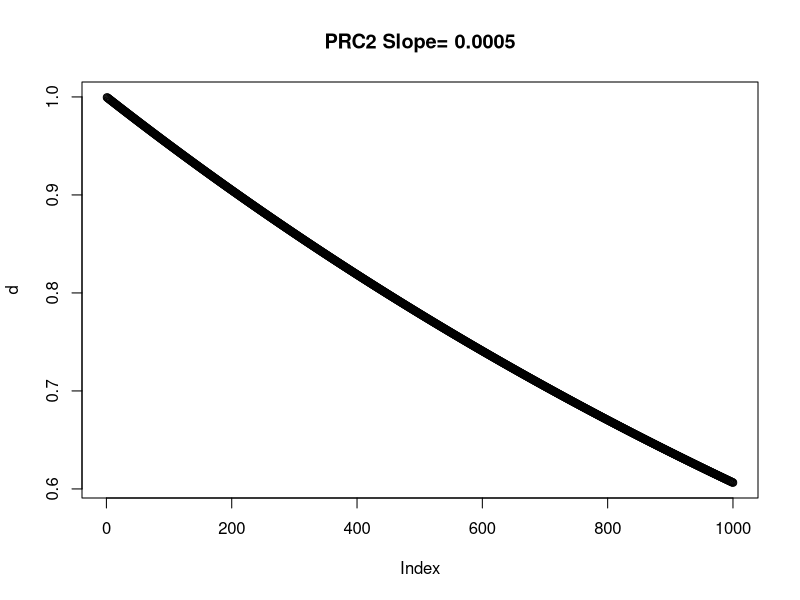
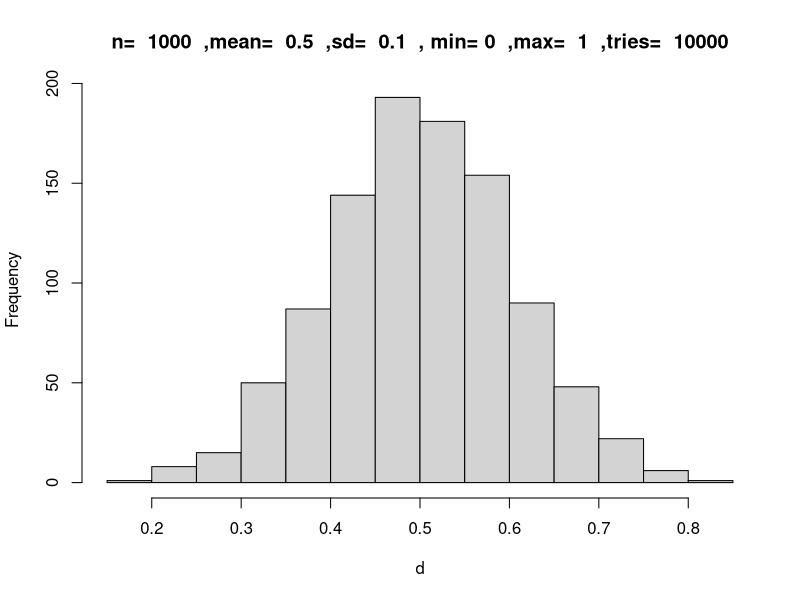
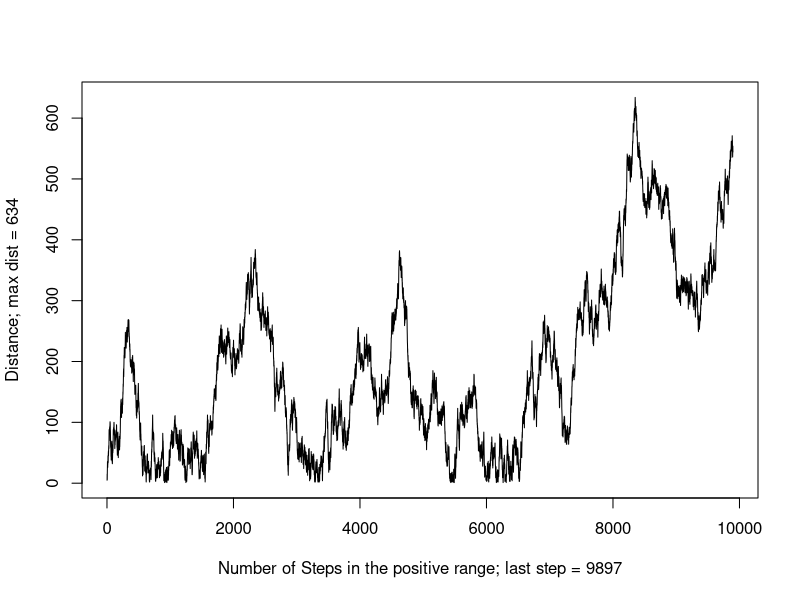
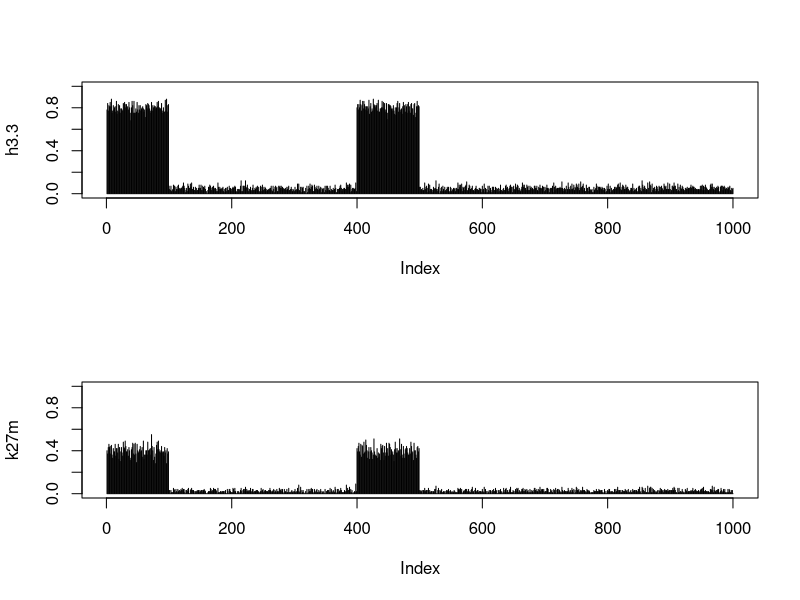

Here is the R script that generated these plots, in order: (Note: a time limit stopped this script after it produced the figures.)
#### 1- Preparing Simulation ####
rm(list=ls())
par(mfrow=c(1,1))

# this_version = a prefix to the results' directory which contains information on the parameters and a version name. Just to keep tracks of versions.
this_version="A6.1-Constant-prc2location-H3.3-Only-in-OpenChr-Prob-K27M"

# homdir= any directory on your computer where you want to store the simulation results and plots, please make sure you have permission to write
homedir="~/Desktop/Desktop_June_2018/Histone_Mark_Simulation/Constant_clock/"

# Please do not change this, this is to avoid the scietific connotation in the results
options(scipen=999)

#### 2- Defining parameters ####
# Length of the chromatin (i.e. number of uncleosomes)
chromlength=1000

# For the purpose of plotting
snapshot_interval=100


# Population size (number of chromatins)
populationSize=100

# Keeping record of populations' different marks throughout the life-time.
# This is a list that at each timer tick, a dataframe will be added to. These data frames contain the summation of the entire populations' 4 marks.
# This list will be used for plotting the average values of the entire population for chromosome plots at each interval (set by user) and the average plots for 4 different marks
# as well as where the simulation should stop based on the variance changes in the average values between consecutive timer ticks
population_history<-list()

# Maximum number of cycles (maximum) before the simulation stops. This will reach only if we don't get to a steady state before
life=100000
var_threshold=0.00001

# Transition probabilities, the first number is the current state the second number os the next state, e.g. Tp01 means the probability of transitioning from K27me0 to K27me1 and so on.
# Note that adding me to higher methylation states is apparently harder thus the diffrence
Tp00=0.08
Tp01=0.92
Tp02=0
Tp03=0

Tp11=0.15
Tp12=0.85
Tp13=0

Tp22=0.44
Tp23=0.56

# The probability of mitosis happening at any move of PRC2
mitosis_prob=0.00008

# Distribution of the genes, and other mark domains. It can be a list of several domains. Be careful with overlaps and going over the chromosome length
genic_structure=list(c(981,1000))
expression_structure=list(c(981:1000))
openchromatin=list(c(0:99),c(400:499))
k36me2_structure=list(c(981,1000))
k36me3_structure=list(c(981,1000))

# 5% of the genome but mostly found in expressed genes (open chromatin regions)
K27Mprobability=0.5

# likelihood of H3.3 to appear on a nucleosome in open chromatin
h33probInOpenChr=0.8

#Length of open chromatin
openChrlength=sum(sapply(openchromatin, length))

# Probability of H3 outside of oepn chromatin
h33probInChr=(openChrlength-(openChrlength*h33probInOpenChr))/(chromlength-openChrlength)

# The value below shows how long K27M in scale of timer ticks prc2location will stall the PRC2. In other words, if the probability of mitosis is 1/1000 and the value below is 1/10, that means K27M will stall PRC2 100 times more than its regular speed which is 1000 rounds per mitosis.
stallingforK27M=50

# How much K36me2 affects the deposition of K27me3 (zero= completely prevents it, 1= not affecting at all) This value will be multiplied by the probability of the deposition, thus closer to 0 means lowering the probability more.
k36me2Effect=0.1

# How much K36me3 affects the deposition of K27me3 (zero= completely prevents it, 1= not affecting at all) This value will be multiplied by the probability of the deposition, thus closer to 0 means lowering the probability more.
k36me3Effect=0

# Peakiness of K36me2 and K36me3 [0,0.1] (0 is a uniform block, 0.1 is a very sharp peak)
K36_slope=0.0005

# Slope of PRC2 falling off [0,0.1] (0 is a non-falling off, 0.1 is a very sharp slope)
prc2_slop=0.0005

# This factor indicates how big the previous nucleosome's status affects the deposition of K27me3. i.e. 2 means it makes it twice as likely, 10 means times likely etc.
neighborK27me3bonus=10

# Set this to zero if you want to avoid random walk movement for PRC2 and 1 if you want the random walk as the prc2 movement model with the parameters set below
randomwk=0

# If the random walk model is set, this value sets the maximum number of steps for PRC2 before it falls off the chromatin
maximumsteps=10000

# The maximum size of each step in random walk model
stepsize=10





# Creating a directory to save the plots
#newdir=paste(homedir,this_version,"-",gsub(":","_",gsub(" ","-",date())),"-","chrmlngth_",chromlength,"-pop_",populationSize,"-add01-12-23_0213-",Tp01,"-",Tp12,"-",Tp23,"-",Tp02,"-mitosis_prob_",mitosis_prob,"_Randomwalk_",randomwk,"_neighbor_",neighborK27me3bonus,"x","/",sep = "")
#system(paste("mkdir -p ",newdir,sep = ""))
#system(paste("mkdir -p ",newdir,"cell1/",sep = ""))
#setwd(newdir)





#### Defining the probability of PRC2 falling off chromatin based on nucleosomeNumber and length of the chromosome
slope <- function(current_position,slope_factor)
{
  # this changed: prc2hl()--> slope()
  hl<-(1-slope_factor)^current_position
  return(hl)
}




#### Testing PRC2 half life slope
# Testin prc2hl
d<-c()
for (z in 1:1000)
{
  d<-c(d,slope(z, prc2_slop))
}
plot(d, main = paste("PRC2 Slope= ",prc2_slop,sep = ""))


#### Defining normal distribution with min and max and mean and sd
mysamp <- function(n, m, s, lwr, upr, nnorm) {
  samp <- rnorm(nnorm, m, s)
  samp <- samp[samp >= lwr & samp <= upr]
  if (length(samp) >= n) {
    return(sample(samp, n))
  }  
  stop(simpleError("Not enough values to sample from. Try increasing nnorm."))
}





#### Testing Normal distribution shape
##### Drawing a normal distribution with n values, standard deviation of sd with predefined minimum, maximum and average values from a pool of nnorm values.
# Testin prc2hl
d<-c()
n=1000
m=0.5
s=0.1
lwr=0
upr=1
nnorm=10000
d<-mysamp(n,m,s,lwr,upr,nnorm)
hist(d, main = paste("n= ",n," ,mean= ",m," ,sd= ",s, " , min=",lwr," ,max= ",upr," ,tries= ",nnorm))




#### 3- Instructions for creating chromatin zero (with predefined Size and all the marks and structures set to 0) ####
createNakedChromatin <- function(chromSize)
{
  chromatin<-data.frame(integer(chromSize),integer(chromSize),integer(chromSize),integer(chromSize),integer(chromSize),integer(chromSize),integer(chromSize),integer(chromSize),integer(chromSize),integer(chromSize),integer(chromSize),integer(chromSize),double(chromSize))
  colnames(chromatin)<-c("N","S","me0","me1","me2","me3","K36me2","K36me3","genic","expression","h33","K27M","prc2_falling_chance")
  for (s in 1:chromSize)
  {
    chromatin$N[s]=s
    chromatin$S[s]=0
    chromatin$me0[s]=1
    chromatin$me1[s]=0
    chromatin$me2[s]=0
    chromatin$me3[s]=0
    chromatin$K36me2[s]=0
    chromatin$K36me3[s]=0
    chromatin$genic[s]=0
    chromatin$expression[s]=0
    chromatin$h33[s]=0
    chromatin$K27M=0
    chromatin$prc2_falling_chance=0
  }
  results<-list("add1"=0,"add2"=0,"add3"=0,"add0"=0,"rando"=0,"prc2_attached"=1,"chr"=chromatin)
  return(results)
}


#### 4- Functions for modifying chromatin zero ####

## 4-1: Adding genic structure
depositgene<-function(chrom,genic_structure)
{
  for (k in genic_structure)
  {
    start=k[1]
    end=k[length(genic_structure[k])]
    for (q in start:end)
    {
      chrom$genic[q]=1
    }
  }
  return(chrom)
}


## 4-2: Adding uniform expression
depositexpression<-function(chrom,expression_structure)
{
  for (k in expression_structure)
  {
    start=k[1]
    end=k[length(expression_structure[k])]
    for (q in start:end)
    {
      chrom$expression[q]=1
    }
  }
  return(chrom)
}


#### 4-3: Adding K36me2 and K36me3

### First, defining the type of peak (how sharp or flat)
shapeOfK36mark<-function(start,end,K36_slope)
{
  d1<-c()
  k36memarklength=(end-start)/2
  K36peakiness = K36_slope
  for (i in 1:k36memarklength)
  {
    d1<-c(d1,slope(i, K36peakiness))
  }
  d2<-rev(d1)
  d<-c(d2,d1)
  return(d)
}



### 4-4: depositing k36me2 mark based on the peak model
depositk36me2<-function(chrom,k36me2_structure)
{
  for (k in k36me2_structure)
  {
    start=k[1]
    end=k[length(k36me2_structure[k])]
    i=1
    for (q in start:end)
    {
      if (!is.na(shapeOfK36mark(start,end,K36_slope)[i]) && shapeOfK36mark(start,end,K36_slope)[i] > runif(n=1,min=0,max=1))
      {
        chrom$K36me2[q]=1
      } else { chrom$K36me2[q]=0 }
      i=i+1
    }
  }
  chrom$K36me2[is.na(chrom$K36me2)] <- 0
  return(chrom)
}


### 4-5: depositing k36me3 mark based on the peak model
depositk36me3<-function(chrom,k36me_structure)
{
  for (k in k36me3_structure)
  {
    start=k[1]
    end=k[length(k36me3_structure[k])]
    i=1
    for (q in start:end)
    {
      if (!is.na(shapeOfK36mark(start,end,K36_slope)[i]) && shapeOfK36mark(start,end,K36_slope)[i] > runif(n=1,min=0,max=1))
      {
        chrom$K36me3[q]=1
      } else { chrom$K36me3[q]=0 }
      i=i+1
    }
  }
  chrom$K36me3[is.na(chrom$K36me3)] <- 0
  return(chrom)
}


####4-6-0: Distribution of H3.3 in Open chromatin
## around 10% of the nucleosomes have H3.3 which are the histones that get mutated (with ~50% likelihood)
## These histones are mainly concentrated in open chromatin (likelihoods can change). 
## Thiss function defines the distribution of H3.3 (in open chromatin as long as rest of the genome with lower likelihood)



addH33 <- function(chrom,openchromatin,h33probInChr,h33probInOpenChr)
{
  for (k in 1:nrow(chrom))
  {
    j=0
    for (i in 1:length(openchromatin))
    { 
      if (k %in% openchromatin[[i]])
      {
      j=1
      } 
    }
    
    if(j==1)
    {
    
      if (runif(n=1,min = 0,max=1) <= h33probInOpenChr)
      {
      chrom$h33[k]=1
      }
    }
    else if(j==0)
    {
    if (runif(n=1,min = 0,max=1) <= h33probInChr)
      {
      chrom$h33[k]=1
      }
    }
  }
return(chrom)
}


#### 4-6: Adding K27M mutation
## below is the changed version based on the presence of H3.3 only in open chromatin i.e. expression_structure
## around 10% of H3s are H3.3 and around half of them are mutated
addk27m <- function(chrom)
{
  for (k in 1:nrow(chrom))
  {
    check=runif(n=1,min = 0,max=1)
    if (check < K27Mprobability && chrom$h33[k]==1)
    {
      chrom$K27M[k]=1
    }
  }
  return(chrom)
}

#### 4-7: PRC2 random-walking on the chromatin
randomwalkme<-function(chromlength,maxstepsize,maxsteps)
{
  d<-c()
  distance=0
  chromlength=chromlength
  i=1
  while(abs(distance) <= chromlength && i < maxsteps){
    right=round(runif(n=1,min=1,max=maxstepsize),digits = 0)
    left=round(runif(n=1,min=-1*(maxstepsize),max=-1),digits = 0)
    distance=distance+sample(x = c(left,right),size = 1,replace = T,prob = c(0.5,0.5))
    if (distance < 0)
    {
      distance=0
    }
    d<-c(d,distance)
    i=i+1
  }
  d<-subset(d,d[]>0 & d[] <=chromlength)
  if(length(d)<1) {d=1}
  return(d)
}

##### Testing Randomwalk function
test<-randomwalkme(1000,10,10000)
plot(test,type="l",ylab = paste("Distance; max dist = ",max(test),sep=""),xlab = paste("Number of Steps in the positive range; last step = ",length(test),sep=""))



## If randomwalk is chosen for PRC2 move, the "PRC2moveVector" variable which is an vector made of randomwalked variables will be the order of PRC2 moves, otherwise, if randomwalk is set to zero, it'll be a vector of 0 to size of the chromatin.
if (randomwk==0)
{
  PRC2moveVector=c(1:chromlength)
} else 
{
  PRC2moveVector=randomwalkme(chromlength,stepsize,maximumsteps)
}


#### Creating chromatin zero
chromatin<-createNakedChromatin(chromlength)
### Preparing the naked chromosome for K27me1,2,3 simulation by deposition of predefined K36me2,3 marks as well as defining genic regions, K27M mutation in open chromatin, and expression in different regions

chromatin[["chr"]]<-depositgene(chromatin[["chr"]],genic_structure)
chromatin[["chr"]]<-depositexpression(chromatin[["chr"]],expression_structure)
chromatin[["chr"]]<-depositk36me2(chromatin[["chr"]],k36me2_structure)
chromatin[["chr"]]<-depositk36me3(chromatin[["chr"]],k36me3_structure)



#### 4-8: Defining mitosis function
mitosis <- function (chromatin){
  for (i in 1:nrow(chromatin)) 
  {
    check=runif(n=1,min = 0,max=1)
    if (check > 0.5)
    {
      chromatin$S[i]=0
      chromatin$me0[i]=1
      chromatin$me1[i]=0
      chromatin$me2[i]=0
      chromatin$me3[i]=0
    }
  }
  return (chromatin)
}
# Testing mitosis
# test<-chromatin[["chr"]]
# test$S=1
# test$me1=1
# test$me0=0
# test2<-mitosis(test)
# View(test)
# View(test2)
# 



#### 4-9: Depositing K27 me marks on each nucleosome
deposit<-function(chromatin,nucleosomeNumber)
{
  
  #choosing a random number between 0 and 1 for testing with the probability of each scenario
  rando=runif(n=1,min=0,max=1)  
  
  
  #When PRC2 makes it to each nucleosome, checks the current state (S). If the current state shows no K27me (1,2, or 3)   
  if (chromatin[["chr"]]$S[nucleosomeNumber] == 0)
  {
    #If the random generate number falls between zero and Tp00 (times the chance of falling off) nothing changes
    if (rando < Tp00)
    {
      chromatin[["chr"]]$S[nucleosomeNumber]=0
      chromatin[["chr"]]$me0[nucleosomeNumber]=1
      chromatin[["chr"]]$me1[nucleosomeNumber]=0
      chromatin[["chr"]]$me2[nucleosomeNumber]=0
      chromatin[["chr"]]$me3[nucleosomeNumber]=0
    } 
    # If it falls between zero and Tp01(*fall off chance), changes the S from 0 to 1
    else if(rando < Tp01) {
      chromatin[["chr"]]$S[nucleosomeNumber]=1
      chromatin[["chr"]]$me0[nucleosomeNumber]=0
      chromatin[["chr"]]$me1[nucleosomeNumber]=1
      chromatin[["chr"]]$me2[nucleosomeNumber]=0
      chromatin[["chr"]]$me3[nucleosomeNumber]=0
    } 
    # If it falls between zero and Tp02(*fall off chance), changes the S from 0 to 2
    else  if(rando < Tp02) {
      chromatin[["chr"]]$S[nucleosomeNumber]=2
      chromatin[["chr"]]$me0[nucleosomeNumber]=0
      chromatin[["chr"]]$me1[nucleosomeNumber]=0
      chromatin[["chr"]]$me2[nucleosomeNumber]=1
      chromatin[["chr"]]$me3[nucleosomeNumber]=0
    } 
    # If it falls between zero and Tp03(*fall off chance), changes the S from 0 to 3
    else  if(rando < Tp03) {
      chromatin[["chr"]]$S[nucleosomeNumber]=3
      chromatin[["chr"]]$me0[nucleosomeNumber]=0
      chromatin[["chr"]]$me1[nucleosomeNumber]=0
      chromatin[["chr"]]$me2[nucleosomeNumber]=0
      chromatin[["chr"]]$me3[nucleosomeNumber]=1
    }
  }
  ## Same story as above if the current state is 1
  else if (chromatin[["chr"]]$S[nucleosomeNumber] == 1)  {
    if(rando < Tp11)
    {
      chromatin[["chr"]]$S[nucleosomeNumber]=1
      chromatin[["chr"]]$me0[nucleosomeNumber]=0
      chromatin[["chr"]]$me1[nucleosomeNumber]=1
      chromatin[["chr"]]$me2[nucleosomeNumber]=0
      chromatin[["chr"]]$me3[nucleosomeNumber]=0
    } else if(rando < Tp12) {
      chromatin[["chr"]]$S[nucleosomeNumber]=2
      chromatin[["chr"]]$me0[nucleosomeNumber]=0
      chromatin[["chr"]]$me1[nucleosomeNumber]=0
      chromatin[["chr"]]$me2[nucleosomeNumber]=1
      chromatin[["chr"]]$me3[nucleosomeNumber]=0
    } else  if(rando < Tp13) {
      chromatin[["chr"]]$S[nucleosomeNumber]=3
      chromatin[["chr"]]$me0[nucleosomeNumber]=0
      chromatin[["chr"]]$me1[nucleosomeNumber]=0
      chromatin[["chr"]]$me2[nucleosomeNumber]=0
      chromatin[["chr"]]$me3[nucleosomeNumber]=1
    } 
  } 
  ## Same story as above if the current state is 2, except here we have the bonus for the previous nucleosome having K27me3 mark
  else if (chromatin[["chr"]]$S[nucleosomeNumber] == 2)  {
    if(rando < Tp22)
    {
      chromatin[["chr"]]$S[nucleosomeNumber]=2
      chromatin[["chr"]]$me0[nucleosomeNumber]=0
      chromatin[["chr"]]$me1[nucleosomeNumber]=0
      chromatin[["chr"]]$me2[nucleosomeNumber]=1
      chromatin[["chr"]]$me3[nucleosomeNumber]=0
    } else if(rando < Tp23)  {
      chromatin[["chr"]]$S[nucleosomeNumber]=3
      chromatin[["chr"]]$me0[nucleosomeNumber]=0
      chromatin[["chr"]]$me1[nucleosomeNumber]=0
      chromatin[["chr"]]$me2[nucleosomeNumber]=0
      chromatin[["chr"]]$me3[nucleosomeNumber]=1
    }
  }
  #  print (paste("rando: ",rando,sep=""))
  return(chromatin)
}




## Creating the initial population 
population<-list()
#currentpop<-list()  
currentpop<-list("prc2location"=1,"chr"=createNakedChromatin(chromlength)[["chr"]])  
currentpop[["chr"]]$me0=0


me0avg<-c()
me1avg<-c()
me2avg<-c()
me3avg<-c()
k36me2avg<-c()
k36me3avg<-c()
k27mavg<-c()


# Deciding where the K27M mutated nucleosomes will appear on the chromatin
thispopulationk27mdistribution<-chromatin[["chr"]]$K27M


#### 5- RUNNING POPULATION SIMULATION  ####
# Setting up the population abd the simulation parameters

stall=0
prc2location=1
timer=1
mitosis_count=0
prc2_round_counter=0

#### Create the naked chromatin for the population simulation
for (p in 1:populationSize)
{
  population[[p]]<-createNakedChromatin(chromlength)
  population[[p]][["chr"]]<-depositk36me2(population[[p]][["chr"]],k36me2_structure)
  population[[p]][["chr"]]<-depositk36me3(population[[p]][["chr"]],k36me3_structure)
  population[[p]][["chr"]]<-depositgene(population[[p]][["chr"]],genic_structure)
  population[[p]][["chr"]]<-depositexpression(population[[p]][["chr"]],expression_structure)
  population[[p]][["chr"]]<-addH33(population[[p]][["chr"]],openchromatin,h33probInChr,h33probInOpenChr)
  population[[p]][["chr"]]<-addk27m(population[[p]][["chr"]])
  
}  

## Testing the distribution of H3.3 and K27M
populationTotal<-data.frame(integer(chromlength),integer(chromlength))
colnames(populationTotal)<-c("h33","k27m")
for (i in 1:populationSize)
{
  populationTotal$h33<-populationTotal$h33+population[[i]][["chr"]]$h33
  populationTotal$k27m<-populationTotal$k27m+population[[i]][["chr"]]$K27M
}
par(mfrow=c(2,1))
plot(populationTotal$h33/populationSize,ylim=c(0,1),type="h", ylab = "h3.3")
plot(populationTotal$k27m/populationSize,ylim=c(0,1),type="h",ylab="k27m")
## End of test


## Initializing the plotting events
population_Marks_sum<-data.frame(me0=integer(chromlength),me1=integer(chromlength),me2=integer(chromlength),me3=integer(chromlength))
population_Marks_sum$me0=0
population_Marks_sum$me1=0
population_Marks_sum$me2=0
population_Marks_sum$me3=0


average_values0<-c()
average_values1<-c()
average_values2<-c()
average_values3<-c()



#@@@@@@@@@@@@@@@@@@@@@@@@@@@@@@@@@@@@@@@@@@@@@@@@@@@@@@@@@@@@@@@@@@@@@@@@@@@  
# Begginning of timer's life
prc2pathindex=1
breaking=0
while (timer)
{
  
  if(prc2location%%1000==0 || prc2location==1){print (paste("Timer: ",timer," > prc2location: ",prc2location,sep = ""))}
  
  ### Check if the prc2 has reached the end of chromosome and if so, reset it to first nucleosome  
  if ((prc2location-1) %% chromlength == 0) 
  {
    if(randomwk==1){
      prc2path<-randomwalkme(chromlength,stepsize,life)
    } else if (randomwk==0) {prc2path<-c(1:chromlength)}
    
    prc2pathindex=1
    prc2location=1
    prc2_round_counter=prc2_round_counter+1
    
  }
  
  ### Checking out if PRC2 is still attached
  
  
  #### If the simulation has been going on for at least one round of time, then start the deposition
  if (prc2location > 0 && timer > 0) ### Start of the actual deposition 
  {
    prc2_threshold<-slope((prc2location),prc2_slop)
    
    for (p in 1:populationSize) ## We go position by position across all individuals in the population
    {
      if(population[[p]][["chr"]]$prc2_falling_chance[prc2location] <= prc2_threshold || prc2location==1)
      {
        population[[p]]$prc2_attached=1
      }
      else {
        population[[p]]$prc2_attached=0
        population[[p]][["chr"]]$prc2_falling_chance[prc2location]=1
      }
      
      ####### Now if PRC2 is attached:
      if (population[[p]]$prc2_attached==1)
      {
        population[[p]]<-deposit(population[[p]],prc2location)
        population[[p]][["chr"]]$prc2_falling_chance[prc2location] <- runif(1,min = 0,max=1)
      }
      mitosis_chance=runif(n=1,min=0,max=1)
      if (mitosis_chance < mitosis_prob )
      {
        population[[p]][["chr"]]<-mitosis(population[[p]][["chr"]])
        mitosis_count=mitosis_count+1
        mitosis_chance=0
        print(paste("individual: ",p," > timer: ",timer," > prc2 round: ",prc2_round_counter,sep=""))
      }
      if(prc2location%%snapshot_interval==0 || timer==1)
      {      
        population_Marks_sum$me0<-population_Marks_sum$me0+population[[p]][["chr"]]$me0
        population_Marks_sum$me1<-population_Marks_sum$me1+population[[p]][["chr"]]$me1
        population_Marks_sum$me2<-population_Marks_sum$me2+population[[p]][["chr"]]$me2
        population_Marks_sum$me3<-population_Marks_sum$me3+population[[p]][["chr"]]$me3
        if(p==populationSize)
        {
          print (paste("prc2location=",prc2location,"~",chromlength," > p=",p,"~",populationSize))
          average_values0<-c(average_values0,sum(population_Marks_sum$me0)/(populationSize*chromlength))
          average_values1<-c(average_values1,sum(population_Marks_sum$me1)/(populationSize*chromlength))
          average_values2<-c(average_values2,sum(population_Marks_sum$me2)/(populationSize*chromlength))
          average_values3<-c(average_values3,sum(population_Marks_sum$me3)/(populationSize*chromlength))
          population_Marks_sum$me0=0
          population_Marks_sum$me1=0
          population_Marks_sum$me2=0
          population_Marks_sum$me3=0
          
          # Check if K27me3 has reached plateau (variance of the last 5 average values < 0.001)
          if(length(average_values3) > 5)
          {
            var3<-var(average_values3[(length(average_values3)-5):length(average_values3)])
            var2<-var(average_values2[(length(average_values2)-5):length(average_values2)])
            var1<-var(average_values1[(length(average_values1)-5):length(average_values1)])
            var0<-var(average_values0[(length(average_values0)-5):length(average_values0)])
            
            if((var3 < var_threshold && var2 < var_threshold && var1 < var_threshold && var0 < var_threshold) || timer==life)
            {
              #print (paste("breaking time:",timer,sep=""))
              breaking=1;
            }
          }
        }
      }
    }
    
    
    # Stall starts at zero. At the end of each timer round, stall is checked, if zero, 
    # that means there was no K27M at the position where prc2 is landed at the time=timer and it can move on, 
    # if stall was larger than zero, then it means there was a K27M and the prc2location cannot change 
    # unless the stall surpasses a threshold (for example 50 which equals to timer cycle going on for 50 rounds or 
    # in other words the prc2 has been stalled for 50 round)
    if (population[[p]][["chr"]]$K27M[(prc2location+1)]==1 && prc2location<1000)
    {  
      stall=stall+1
    }
    
  } ### End of actions if prc2 is located farther than the start point and timer > 0
  
  
  timer=timer+1
  if(stall > stallingforK27M || stall ==0)
  {
    stall=0
    prc2pathindex=prc2pathindex+1
    if(prc2pathindex > chromlength){prc2pathindex=1}
    prc2location=prc2path[prc2pathindex]
    
    ## Changing the prc2 attachment chance only if the prc2 is moving
    population[[p]][["chr"]]$prc2_falling_chance<-runif(1,min = 0,max=1)
  } else {prc2location=prc2location}
  
  
  if(breaking==1)
  {
    print (paste("breaking time:",timer,sep=""))
    break; 
  }
  
  #@@@@@@@@@@@@@@@@@@@@@@@@@@@@@@@@@@@@@@@@@@@@@@@@@@@@@@@@@@@@@@@@@@@@@@@@@@@  
} ### End of timer's life


print(paste("Number of mitosis: ",mitosis_count,sep=""))
print(paste("Prc2 Rounds: ",prc2_round_counter,sep=""))

#### 6- Plotting the average values ####

par(mfrow=c(2,2))
yaxis_marks<-seq(from = 0, to = timer, by = snapshot_interval)
plot(average_values0,type = "l",xaxt="n",xlab="Timer",ylab="me0",ylim=c(0,1.2))
axis(1, at=(yaxis_marks/snapshot_interval), labels=yaxis_marks) 
plot(average_values1,type = "l",xaxt="n",xlab="Timer",ylab="me1")
axis(1, at=(yaxis_marks/snapshot_interval), labels=yaxis_marks) 
plot(average_values2,type = "l",xaxt="n",xlab="Timer",ylab="me2")
axis(1, at=(yaxis_marks/snapshot_interval), labels=yaxis_marks) 
plot(average_values3,type = "l",xaxt="n",xlab="Timer",ylab="me3")
axis(1, at=(yaxis_marks/snapshot_interval), labels=yaxis_marks) 


#### 7- Plotting the end chromatin situation ####

plot_df<-data.frame(me0=integer(chromlength),me1=integer(chromlength),me2=integer(chromlength),me3=integer(chromlength))
plot_df$me0=0
plot_df$me1=0
plot_df$me2=0
plot_df$me3=0



for (i in 1:populationSize)
{
  plot_df$me0<-plot_df$me0+population[[i]][["chr"]]$me0
  plot_df$me1<-plot_df$me1+population[[i]][["chr"]]$me1
  plot_df$me2<-plot_df$me2+population[[i]][["chr"]]$me2
  plot_df$me3<-plot_df$me3+population[[i]][["chr"]]$me3
  
}

plot_df<-plot_df/populationSize
par(mfrow=c(5,1))
plot(plot_df$me0,ylim=c(0,1),ylab = "me0",type = "h")
plot(plot_df$me1,ylim=c(0,1),ylab = "me1",type = "h")
plot(plot_df$me2,ylim=c(0,1),ylab = "me2",type = "h")
plot(plot_df$me3,ylim=c(0,1),ylab = "me3",type = "h")
plot(population[[1]][["chr"]]$K27M,ylim=c(0,1),ylab = "K27M",type = "h")



### ToDo: To put back the effectors on the probability of depositing marks such as K36me2,3 
### ToDo: To put back the effect of neighboring nucleosomes (last step)
